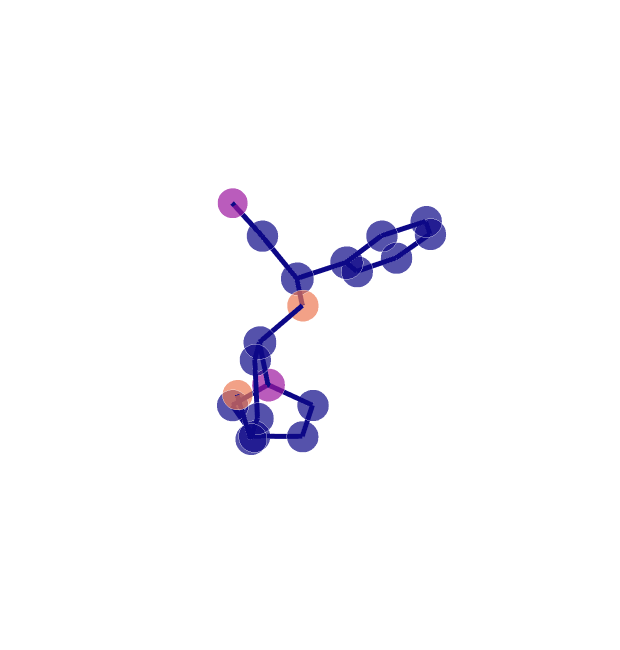

Notebook code for this chart:
### Code cell
gm.plotly_molecular_graph(graph)

### Figure 1 — Plotly figure (JSON) as saved in the notebook; plotly's stock layout.template omitted (floating-point values rounded to 4 significant figures; data arrays with more than 128 entries replaced by an {"elided": "..."} marker saying what was removed)
{"data": [{"hoverinfo": "text+x+y+z", "marker": {"color": [[0.6107, 0.0902, 0.62, 1], [0.05038, 0.0298, 0.528, 1], [0.05038, 0.0298, 0.528, 1], [0.05038, 0.0298, 0.528, 1], [0.05038, 0.0298, 0.528, 1], [0.05038, 0.0298, 0.528, 1], [0.05038, 0.0298, 0.528, 1], [0.05038, 0.0298, 0.528, 1], [0.05038, 0.0298, 0.528, 1], [0.9283, 0.473, 0.3261, 1], [0.05038, 0.0298, 0.528, 1], [0.6107, 0.0902, 0.62, 1], [0.05038, 0.0298, 0.528, 1], [0.05038, 0.0298, 0.528, 1], [0.05038, 0.0298, 0.528, 1], [0.05038, 0.0298, 0.528, 1], [0.05038, 0.0298, 0.528, 1], [0.05038, 0.0298, 0.528, 1], [0.05038, 0.0298, 0.528, 1], [0.9283, 0.473, 0.3261, 1]], "opacity": 0.7, "size": [21, 22, 23, 23, 22, 22, 22, 22, 22, 22, 23, 23, 22, 22, 22, 22, 22, 22, 22, 21], "symbol": "circle"}, "mode": "markers", "text": ["N:0", "C:1", "C:2", "C:3", "C:4", "C:5", "C:6", "C:7", "C:8", "O:9", "C:10", "N:11", "C:12", "C:13", "C:14", "C:15", "C:16", "C:17", "C:18", "O:19"], "type": "scatter3d", "x": [0.0827, -0.2337, -0.5725, -1.988, -3.01, -4.316, -4.618, -3.615, -2.309, 0.3185, 1.577, 1.409, 2.027, 1.604, 0.6968, 0.5918, 2.55, 3.283, 4.2, 4.39], "y": [-2.941, -2.16, -1.178, -0.6494, -1.089, -0.6181, 0.2938, 0.738, 0.2699, -0.048, -0.3002, -0.2613, -1.114, -0.7925, 0.2869, 0.5945, 0.7131, 1.602, 2.528, 2.502], "z": [2.664, 1.864, 0.8083, 0.9699, 0.1126, 0.2646, 1.274, 2.133, 1.984, 0.8373, 0.205, -1.255, -2.138, -3.409, -3.294, -1.956, 0.742, 0.0514, 0.7561, 1.965]}, {"hoverinfo": "text", "line": {"color": {"elided": "63x4 float values"}, "width": 10}, "mode": "lines", "text": ["bond", "bond", "bond", "bond", "bond", "bond", "bond", "bond", "bond", "bond", "bond", "bond", "bond", "bond", "bond", "bond", "bond", "bond", "bond", "bond", "bond", "bond", "bond", "bond", "bond", "bond", "bond", "bond", "bond", "bond", "bond", "bond", "bond", "bond", "bond", "bond", "bond", "bond", "bond", "bond", "bond", "bond", "bond", "bond", "bond", "bond", "bond", "bond", "bond", "bond", "bond", "bond", "bond", "bond", "bond", "bond", "bond", "bond", "bond", "bond", "bond", "bond", "bond"], "type": "scatter3d", "x": [0.0827, -0.2337, null, -0.2337, -0.5725, null, -0.5725, -1.988, null, -0.5725, 0.3185, null, -1.988, -3.01, null, -1.988, -2.309, null, -3.01, -4.316, null, -4.316, -4.618, null, -4.618, -3.615, null, -3.615, -2.309, null, 0.3185, 1.577, null, 1.577, 1.409, null, 1.577, 2.55, null, 1.409, 2.027, null, 1.409, 0.5918, null, 2.027, 1.604, null, 1.604, 0.6968, null, 0.6968, 0.5918, null, 2.55, 3.283, null, 3.283, 4.2, null, 4.2, 4.39, null], "y": [-2.941, -2.16, null, -2.16, -1.178, null, -1.178, -0.6494, null, -1.178, -0.048, null, -0.6494, -1.089, null, -0.6494, 0.2699, null, -1.089, -0.6181, null, -0.6181, 0.2938, null, 0.2938, 0.738, null, 0.738, 0.2699, null, -0.048, -0.3002, null, -0.3002, -0.2613, null, -0.3002, 0.7131, null, -0.2613, -1.114, null, -0.2613, 0.5945, null, -1.114, -0.7925, null, -0.7925, 0.2869, null, 0.2869, 0.5945, null, 0.7131, 1.602, null, 1.602, 2.528, null, 2.528, 2.502, null], "z": [2.664, 1.864, null, 1.864, 0.8083, null, 0.8083, 0.9699, null, 0.8083, 0.8373, null, 0.9699, 0.1126, null, 0.9699, 1.984, null, 0.1126, 0.2646, null, 0.2646, 1.274, null, 1.274, 2.133, null, 2.133, 1.984, null, 0.8373, 0.205, null, 0.205, -1.255, null, 0.205, 0.742, null, -1.255, -2.138, null, -1.255, -1.956, null, -2.138, -3.409, null, -3.409, -3.294, null, -3.294, -1.956, null, 0.742, 0.0514, null, 0.0514, 0.7561, null, 0.7561, 1.965, null]}], "layout": {"height": 650, "margin": {"t": 100}, "scene": {"xaxis": {"showbackground": false, "showgrid": false, "showline": false, "showticklabels": false, "title": {"text": ""}, "zeroline": false}, "yaxis": {"showbackground": false, "showgrid": false, "showline": false, "showticklabels": false, "title": {"text": ""}, "zeroline": false}, "zaxis": {"showbackground": false, "showgrid": false, "showline": false, "showticklabels": false, "title": {"text": ""}, "zeroline": false}}, "showlegend": false, "width": 620}}
